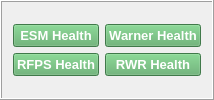
            <widget class="QFrame" name="frame_2">
             <property name="maximumSize">
              <size>
               <width>230</width>
               <height>16777215</height>
              </size>
             </property>
             <property name="frameShape">
              <enum>QFrame::Box</enum>
             </property>
             <property name="frameShadow">
              <enum>QFrame::Raised</enum>
             </property>
             <layout class="QGridLayout" name="gridLayout_156">
              <item row="0" column="0">
               <layout class="QGridLayout" name="gridLayout_138">
                <item row="0" column="0">
                 <widget class="QPushButton" name="PB_ESM_Health">
                  <property name="font">
                   <font>
                    <family>Arial</family>
                    <pointsize>10</pointsize>
                    <weight>75</weight>
                    <bold>true</bold>
                   </font>
                  </property>
                  <property name="toolTip">
                   <string>ESM Health</string>
                  </property>
                  <property name="styleSheet">
                   <string notr="true">background-color: rgb(90, 170, 103);
color: rgb(255, 255, 255);</string>
                  </property>
                  <property name="text">
                   <string>ESM Health</string>
                  </property>
                 </widget>
                </item>
                <item row="0" column="1">
                 <widget class="QPushButton" name="PB_Warner_Health">
                  <property name="font">
                   <font>
                    <family>Arial</family>
                    <pointsize>10</pointsize>
                    <weight>75</weight>
                    <bold>true</bold>
                   </font>
                  </property>
                  <property name="toolTip">
                   <string>Warner Health</string>
                  </property>
                  <property name="styleSheet">
                   <string notr="true">background-color: rgb(90, 170, 103);
color: rgb(255, 255, 255);</string>
                  </property>
                  <property name="text">
                   <string>Warner Health</string>
                  </property>
                 </widget>
                </item>
                <item row="1" column="0">
                 <widget class="QPushButton" name="PB_RFPS_Health">
                  <property name="font">
                   <font>
                    <family>Arial</family>
                    <pointsize>10</pointsize>
                    <weight>75</weight>
                    <bold>true</bold>
                   </font>
                  </property>
                  <property name="toolTip">
                   <string>RFPS Health</string>
                  </property>
                  <property name="styleSheet">
                   <string notr="true">background-color: rgb(90, 170, 103);
color: rgb(255, 255, 255);</string>
                  </property>
                  <property name="text">
                   <string>RFPS Health</string>
                  </property>
                 </widget>
                </item>
                <item row="1" column="1">
                 <widget class="QPushButton" name="PB_RWR_Health">
                  <property name="font">
                   <font>
                    <pointsize>10</pointsize>
                    <weight>75</weight>
                    <bold>true</bold>
                   </font>
                  </property>
                  <property name="toolTip">
                   <string>RWR Health</string>
                  </property>
                  <property name="styleSheet">
                   <string notr="true">background-color: rgb(90, 170, 103);
color: rgb(255, 255, 255);</string>
                  </property>
                  <property name="text">
                   <string>RWR Health</string>
                  </property>
                 </widget>
                </item>
               </layout>
              </item>
             </layout>
            </widget>
